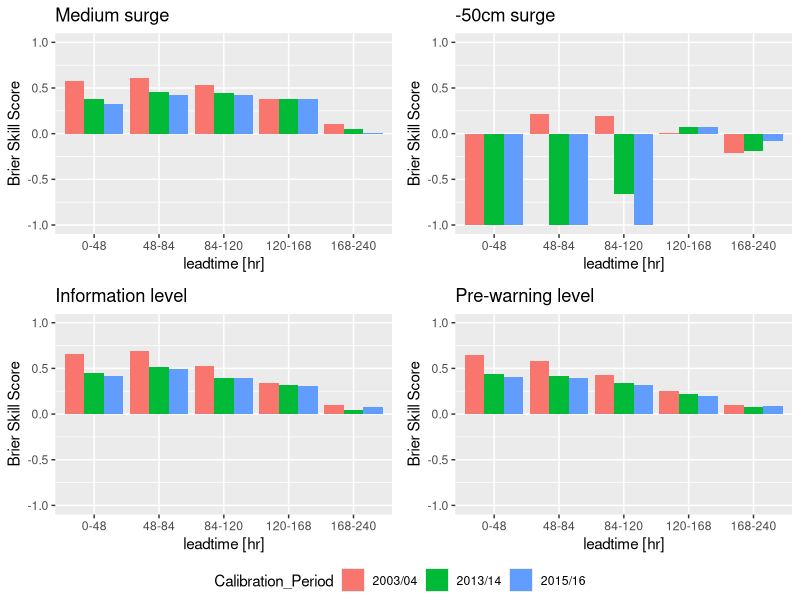

Recreate this plot in R.
require("ggplot2")
require("gridExtra")
require("grid")
#Mediumsurge Vlissingen

#leadtimes = c("0-48", "0-48", "48-84", "48-84", "84-120", "84-120", "120-168", "120-168", "168-240", "168-240")
leadtimes = c("0-48", "0-48", "0-48", "48-84", "48-84", "48-84","84-120", "84-120", "84-120", "120-168", "120-168", "120-168", "168-240", "168-240", "168-240")
#years = c("2008-2012", "2013-2016", "2008-2012", "2013-2016", "2008-2012", "2013-2016", "2008-2012", "2013-2016", "2008-2012", "2013-2016")
#tides = c("Lowtide", "Hightide", "Lowtide", "Hightide", "Lowtide", "Hightide", "Lowtide", "Hightide", "Lowtide", "Hightide")
#seasons = c("Summer", "Winter", "Summer", "Winter", "Summer", "Winter", "Summer", "Winter", "Summer", "Winter")
#calibration = c("2003/04", "2015/16", "2003/04", "2015/16", "2003/04", "2015/16", "2003/04", "2015/16", "2003/04", "2015/16")
calibration = c("2003/04", "2013/14", "2015/16", "2003/04", "2013/14", "2015/16", "2003/04", "2013/14", "2015/16", "2003/04", "2013/14", "2015/16", "2003/04", "2013/14", "2015/16")


#Vlissingen
#BSS_MS = c(0.51, 0.65, 0.41, 0.48, 0.25, 0.22, -0.018, 0.057, -0.0042, -0.046)
#BSS_NS = c(-1.0, -1.0, -0.51, -0.41, 0.026, 0.1, -0.021, -0.075, -0.11, -0.065)
#BSS_IL = c(0.048, 0.58, -0.097, 0.45, -0.46, 0.24, -0.81, -0.18, -1.09, -0.49)
#BSS_PW = c(-0.081, 0.59, -0.3, 0.34, -0.67, -0.07, -0.97, -0.29, -1.07, -0.28)

#Den Helder

#BSS_MS = c(0.66, 0.69, 0.59, 0.6, 0.33, 0.4, 0.015, 0.15, 0.0087, -0.043)
#BSS_NS = c(-1.0, -1.0, 0.3, 0.14, 0.33, 0.3, 0.17, 0.069, -0.023, -0.051)
#BSS_IL = c(0.63, 0.58, 0.57, 0.47, 0.33, 0.29, 0.16, 0.23, 0.040, -0.047)
#BSS_PW = c(0.69, 0.64, 0.65, 0.42, 0.42, 0.27, 0.12, 0.18, 0.098, -0.060)

#Huibertgat
#BSS_MS = c(0.65, 0.74, 0.55, 0.63, 0.45, 0.49, 0.17, 0.28, 0.028, 0.035)
#BSS_NS = c(-0.85, -1.0, 0.37, 0.33, 0.4, 0.36, 0.23, 0.23, -0.003, 0.04)
#BSS_IL = c(0.48, 0.57, 0.45, 0.42, 0.33, 0.28, 0.038, 0.14, -0.072, -0.091)
#BSS_PW = c(0.57, 0.71, 0.55, 0.53, 0.41, 0.35, 0.11, 0.21, -0.016, -0.050)

#Delfzijl

#BSS_MS = c(0.54, 0.57, 0.46, 0.54, 0.34, 0.41, 0.14, 0.21, 0.01, 0.023)
#BSS_NS = c(-0.24, -0.71, 0.47, 0.34, 0.43, 0.32, 0.24, 0.21, 0.059, 0.098)
#BSS_IL = c(0.51, 0.67, 0.5, 0.62, 0.39, 0.48, 0.076, 0.29, -0.058, 0.0029)
#BSS_PW = c(0.55, 0.57, 0.57, 0.51, 0.46, 0.43, 0.21, 0.37, 0.020, 0.1)

#HVH

#BSS_MS = c(0.51, 0.51, 0.33, 0.34, 0.14, 0.19, -0.047, 0.05, 0.044, -0.015)
#BSS_NS = c(-1.0, -1.0, -0.18, -0.28, 0.076, 0.11, 0.019, -0.079, -0.11, -0.11)
#BSS_IL = c(0.61, 0.57, 0.49, 0.43, 0.20, 0.29, -0.10, 0.11, -0.1, -0.074)
#BSS_PW = c(0.51, 0.47, 0.40, 0.35, 0.20, 0.11, -0.048, 0.034, -0.027, 0.0094)


##################tides#################3
#HVH

#BSS_MS = c(0.48, 0.54, 0.29, 0.38, 0.15, 0.18, 0.036, -0.022, 0.0041, 0.018)
#BSS_NS = c(-1.0, -1.0, -0.22, -0.23, 0.019, 0.18, -0.11, 0.079, -0.15, -0.058)

#Den Helder

#BSS_MS = c(0.62, 0.73, 0.52, 0.67, 0.35, 0.39, 0.068, 0.12, 0.0099, -0.052)
#BSS_NS = c(-1.0, -1.0, 0.26, 0.22, 0.38, 0.24, 0.19, 0.067, -0.026, -0.041)

#Delfzijl

#BSS_MS = c(0.50, 0.64, 0.47, 0.56, 0.36, 0.40, 0.22, 0.12, 0.037, -0.015)
#BSS_NS = c(-0.57, -0.27, 0.30, 0.56, 0.27, 0.52, 0.16, 0.31, 0.054, 0.10)

########################Seasons###############################
#Delfzijl
#BSS_MS = c(0.26, 0.62, 0.14, 0.55, 0.1, 0.43, 0.008, 0.25, -0.041, -0.013)
#BSS_NS = c(-1.0, 0.27, -0.068, 0.55, 0.21, 0.46, 0.19, 0.29, 0.2, 0.096)

#Den Helder
#BSS_MS = c(0.33, 0.73, 0.26, 0.61, -0.1, 0.41, -0.23, 0.13, -0.058, -0.074)
#BSS_NS = c(-1.0, -0.44, -1.0, 0.49, -0.26, 0.42, -0.48, 0.23, -0.081, 0.027)

#HVH
#BSS_MS = c(0.17, 0.47, -0.024, 0.30, 0.19, 0.058, -0.021, -0.058, -0.026, -0.048)
#BSS_NS = c(-1.0, -1.0, -1.0, 0.25, -1.0, 0.28, -1.0, 0.094, -0.064, 0.075)


######################Calibration0910###################################

#HVH

#BSS_MS = c(0.51, 0.55, 0.33, 0.42, 0.14, 0.25, -0.047, -0.14, 0.044, -0.15)
#BSS_IL = c(0.61, 0.66, 0.49, 0.55, 0.20, 0.27, -0.10, -0.32, -0.1, -0.47)
#BSS_PW = c(0.51, 0.50, 0.40, 0.52, 0.20, 0.22, -0.048, -0.23, -0.027, -0.25)

#Delfzijl

#BSS_MS = c(0.54, 0.49, 0.46, 0.46, 0.34, 0.37, 0.14, 0.18, 0.01, -0.031)
#BSS_NS = c(-0.24, -0.71, 0.47, 0.34, 0.43, 0.32, 0.24, 0.21, 0.059, 0.098)
#BSS_IL = c(0.51, 0.51, 0.5, 0.58, 0.39, 0.48, 0.076, 0.29, 0.16, -0.077)
#BSS_PW = c(0.55, 0.61, 0.57, 0.63, 0.46, 0.51, 0.21, 0.27, 0.020, 0.0085)


#Den Helder

#BSS_MS = c(0.66, 0.60, 0.59, 0.59, 0.33, 0.41, 0.015, 0.0092, 0.0087, -0.0055)
#BSS_NS = c(-1.0, -1.0, 0.3, 0.14, 0.33, 0.3, 0.17, 0.069, -0.023, -0.051)
#BSS_IL = c(0.63, 0.67, 0.57, 0.66, 0.33, 0.53, 0.16, 0.23, 0.040, 0.068)
#BSS_PW = c(0.69, 0.69, 0.65, 0.68, 0.42, 0.58, 0.12, 0.18, 0.098, 0.13)



############################Validation1314/1516######################################

#HVH

#BSS_MS = c(0.5, 0.42, 0.41, 0.48, 0.43, 0.42, 0.33, 0.29, 0.28, 0.07, -0.0024, 0.033, 0.072, -0.086, 0.0076)
#BSS_NS = c(-1.0, -1.0, -1.0, -1.0, -1.0, -1.0, -0.34, -1.0, -1.0, -0.38, 0.11, -0.22, -0.23, -0.32, -0.24)
#BSS_IL = c(0.66, 0.54, 0.52, 0.71, 0.61, 0.59, 0.56, 0.50, 0.48, 0.29, 0.22, 0.24, 0.18, 0.061, 0.11)
#BSS_PW = c(0.47, 0.39, 0.38, 0.55, 0.48, 0.46, 0.43, 0.38, 0.36, 0.25, 0.20, 0.22, 0.14, 0.031, 0.095)

#Delfzijl

BSS_MS = c(0.58, 0.38, 0.33, 0.61, 0.46, 0.42, 0.53, 0.45, 0.42, 0.38, 0.38, 0.38, 0.11, 0.046, 0.0076)
BSS_NS = c(-1.0, -1.0, -1.0, 0.21, -1.0, -1.0, 0.19, -0.66, -1.0, 0.0083, 0.075, 0.073, -0.21, -0.19, -0.076)
BSS_IL = c(0.66, 0.45, 0.42, 0.69, 0.52, 0.49, 0.53, 0.40, 0.39, 0.34, 0.32, 0.31, 0.096, 0.043, 0.082)
BSS_PW = c(0.65, 0.44, 0.41, 0.58, 0.42, 0.39, 0.43, 0.34, 0.32, 0.25, 0.22, 0.20, 0.1, 0.077, 0.091)

#Den Helder

#BSS_MS = c(0.67, 0.52, 0.42, 0.60, 0.53, 0.45, 0.52, 0.44, 0.38, 0.28, 0.24, 0.22, 0.13, 0.12, 0.12)
#BSS_NS = c(-1.0, -1.0, -1.0, -0.20, -1.0, -1.0 ,0.06, -1.0, -1.0, -0.095, -0.21, -0.42, -0.090, -0.21, -0.1)
#BSS_IL = c(0.55, 0.49, 0.39, 0.42, 0.47, 0.40, 0.23, 0.39, 0.36, 0.11, 0.19, 0.20, 0.055, 0.063, 0.078)
#BSS_PW = c(0.53, 0.40, 0.32, 0.46, 0.32, 0.29, 0.24, 0.066, 0.1, 0.16, 0.05, 0.0073, 0.034, 0.006, 0.02)


###############################Validation1516#################################

#HVH

#BSS_MS = c(0.5, 0.41, 0.48, 0.42, 0.33, 0.28, 0.07, 0.033, 0.072, 0.0076)
#BSS_NS = c(-1.0, -1.0, -1.0, -1.0, -0.34, -1.0, -0.38, -0.22, -0.23, -0.24)
#BSS_IL = c(0.66, 0.52, 0.71, 0.59, 0.56, 0.48, 0.29, 0.24, 0.18, 0.11)
#BSS_PW = c(0.47, 0.38, 0.55, 0.46, 0.43, 0.36, 0.25, 0.22, 0.14, 0.095)

#Delfzijl

#BSS_MS = c(0.58, 0.33, 0.61, 0.42, 0.53, 0.42, 0.38, 0.38, 0.11, 0.076)
#BSS_NS = c(-1.0, -1.0, 0.21, -1.0, 0.19, -1.0, 0.0083, 0.073, -0.21, -0.076)
#BSS_IL = c(0.66, 0.42, 0.69, 0.49, 0.53, 0.39, 0.34, 0.31, 0.096, 0.082)
#BSS_PW = c(0.65, 0.41, 0.58, 0.39, 0.43, 0.32, 0.25, 0.20, 0.1, 0.091)

#Den Helder

#BSS_MS = c(0.67, 0.42, 0.60, 0.45, 0.52, 0.38, 0.28, 0.22, 0.13, 0.12)
#BSS_NS = c(-1.0, -1.0, -0.20, -1.0, 0.06, -1.0, -0.095, -0.42, -0.090, -0.1)
#BSS_IL = c(0.55, 0.39, 0.42, 0.40, 0.23, 0.36, 0.11, 0.20, 0.055, 0.078)
#BSS_PW = c(0.53, 0.32, 0.46, 0.29, 0.24, 0.1, 0.16, 0.0073, 0.034, 0.02)





dataframe = data.frame(leadtimes = leadtimes, Calibration_Period = calibration)
dataframe$Brier_Skill_Score_MediumSurge = BSS_MS
dataframe$Brier_Skill_Score_NegSurge = BSS_NS
dataframe$Brier_Skill_Score_IL = BSS_IL
dataframe$Brier_Skill_Score_PW = BSS_PW

grid_arrange_shared_legend <- function(...) {
    plots <- list(...)
    g <- ggplotGrob(plots[[1]] + theme(legend.position="bottom"))$grobs
    legend <- g[[which(sapply(g, function(x) x$name) == "guide-box")]]
    lheight <- sum(legend$height)
    grid.arrange(
        do.call(arrangeGrob, lapply(plots, function(x)
            x + theme(legend.position="none"))),
        legend,
        ncol = 1,
        heights = unit.c(unit(1, "npc") - lheight, lheight))
}

#dataframe$ordered_lead <- factor(dataframe$leadtimes, as.character(dataframe$leadtimes))
dataframe$ordered_lead <- factor(dataframe$leadtimes, c("0-48", "48-84", "84-120", "120-168", "168-240"))
print(dataframe)

p1 <-ggplot(dataframe, aes(x = ordered_lead, y = Brier_Skill_Score_MediumSurge, fill = Calibration_Period))
p1 = p1 +geom_bar(stat = "identity", position = "dodge") + ylim(-1.0, 1.0) + ggtitle("Medium surge") + xlab("leadtime [hr]") + ylab("Brier Skill Score")

p2 <-ggplot(dataframe, aes(x = ordered_lead, y = Brier_Skill_Score_NegSurge, fill = Calibration_Period))
p2 = p2 +geom_bar(stat = "identity", position = "dodge") + ylim(-1.0, 1.0) + ggtitle("-50cm surge") + xlab("leadtime [hr]") + ylab("Brier Skill Score")


p3 <-ggplot(dataframe, aes(x = ordered_lead, y = Brier_Skill_Score_IL, fill = Calibration_Period))
p3 = p3 +geom_bar(stat = "identity", position = "dodge") + ylim(-1.0, 1.0) + ggtitle("Information level") + xlab("leadtime [hr]") + ylab("Brier Skill Score")

p4 <-ggplot(dataframe, aes(x = ordered_lead, y = Brier_Skill_Score_PW, fill = Calibration_Period))
p4 = p4 +geom_bar(stat = "identity", position = "dodge") + ylim(-1.0, 1.0) + ggtitle("Pre-warning level") + xlab("leadtime [hr]") + ylab("Brier Skill Score")

pdf("/usr/people/wagenaa/Delfzijl/BSS_plots_calibration1516.pdf", onefile = FALSE)

grid_arrange_shared_legend(p1, p2, p3, p4)
#grid.arrange(p1, p2, p3, p4, ncol = 2)

